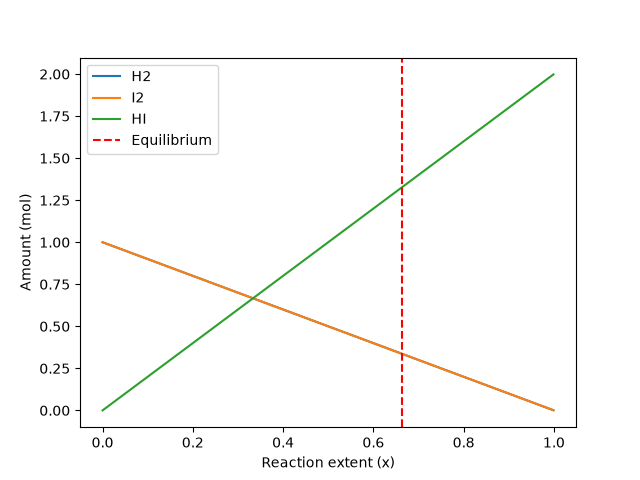

Source code (Python):
"""
PW2 Lab B Part 4 -- chemical equilibrium via the equilibrium constant K.

Reaction  H2 + I2 <=> 2 HI, starting from 1 mol H2 and 1 mol I2.
As the reaction proceeds by an extent x:  H2 = 1-x,  I2 = 1-x,  HI = 2x.
At equilibrium the composition satisfies the equilibrium constant
        K = [HI]^2 / ([H2][I2]) = (2x)^2 / ((1-x)(1-x)).
Given K, find the extent x. Solve it TWO ways and compare.
Run:  python equilibrium.py
"""
import numpy as np
import matplotlib.pyplot as plt
from scipy.optimize import newton, minimize

K = 15.6
a = b = 1.0

# TODO 1: write k_imbalance(x) = (2x)^2/((a-x)(b-x)) - K.
#         It equals zero exactly at equilibrium.
def k_imbalance(x):
    return (2*x)**2 / ((a-x)*(b-x)) - K
# TODO 2 (method 1): use scipy.optimize.newton to find the root of k_imbalance
#         (start x0=0.5). This is root-finding.
x_newton = newton(k_imbalance, 0.5)

print("Newton Method:", x_newton)
# TODO 3 (method 2): use scipy.optimize.minimize to minimise k_imbalance(x)**2
#         (method "SLSQP", bounds [(0, 0.999)], x0=[0.5]). Print both answers
#         and confirm they agree.
result = minimize(
    lambda x: k_imbalance(x[0])**2,
    [0.5],
    method="SLSQP",
    bounds=[(0, 0.999)]
)

x_slsqp = result.x[0]

print("SLSQP Method:", x_slsqp)

# TODO 4: report the equilibrium amounts (H2, I2, HI), and plot how the three
#         amounts change with the extent x, marking the equilibrium. Save
#         equilibrium.png.
# Equilibrium amounts
x = x_newton

H2 = a - x
I2 = b - x
HI = 2*x

print("H2:", H2)
print("I2:", I2)
print("HI:", HI)

# Plot
x_values = np.linspace(0, 0.999, 100)

H2_values = a - x_values
I2_values = b - x_values
HI_values = 2*x_values

plt.plot(x_values, H2_values, label="H2")
plt.plot(x_values, I2_values, label="I2")
plt.plot(x_values, HI_values, label="HI")

plt.axvline(x, color="red", linestyle="--", label="Equilibrium")

plt.xlabel("Reaction extent (x)")
plt.ylabel("Amount (mol)")
plt.legend()

plt.savefig("equilibrium.png")
plt.show()
